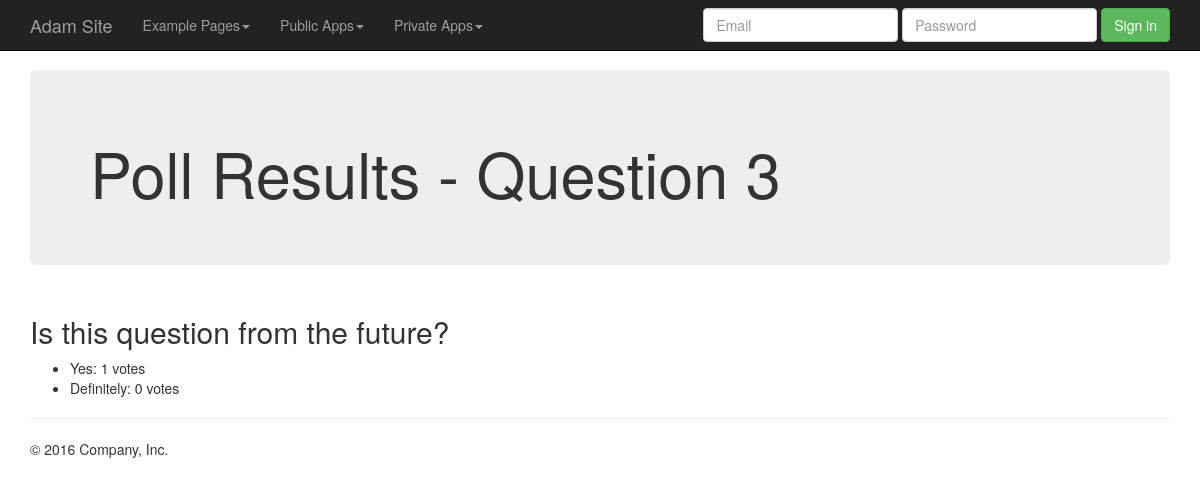
Screenshot of /polls/3/results/ with the database file from the repository.
### webapp/models.py (models this page shows, shortened)
class Question(models.Model):
    question_text = models.CharField(max_length=200)
    pub_date = models.DateTimeField('date published')

class Choice(models.Model):
    question = models.ForeignKey(Question, on_delete=models.CASCADE)
    choice_text = models.CharField(max_length=200)
    votes = models.IntegerField(default=0)

### webapp/views.py (the view)
# urls.py: url(r'^(?P<question_id>[0-9]+)/results/$', views.polls_results, name='results'),
def polls_results(request, question_id):
    question = get_object_or_404(Question, pk=question_id)
    choices = question.choice_set.all()
    context = {
        'question': question,
        'choices': choices
    }
    return render(request, 'webapp/polls_results.html', context=context)

### webapp/templates/webapp/polls_results.html (shortened to what this page needs)
{%  extends "main.html" %}
{% block jumbotronContent %}
<h1>Poll Results - Question {{ question.id }}</h1>
{% endblock %}
{% block bodyContent %}
    <h2>{{ question.question_text }}</h2>
    {% if choices %}
        <ul>
            {% for choice in choices %}
                <li>
                    {{ choice.choice_text }}: {{ choice.votes }} votes
                </li>
            {% endfor %}
        </ul>
    {% endif %}
{% endblock %}

### static/src/css/main.css (style rules this page uses)
body { min-height: 2000px; padding-top: 70px; }

### rows the page displays
Question: id "3", question_text "Is this question from the future?"
Choice: choice_text "Yes", votes "1"
Choice: choice_text "Definitely", votes "0"
